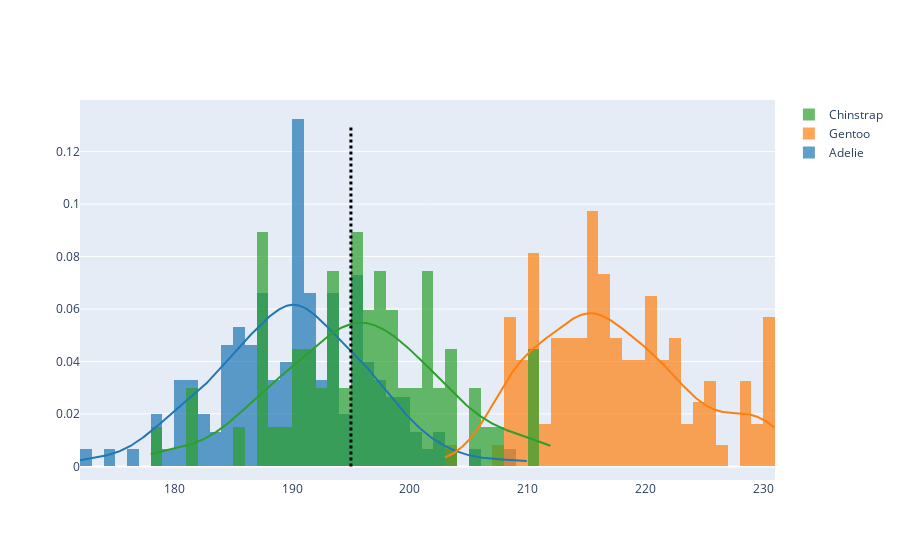

Source (notebook cell):
### Markdown cell above
Using both `bill_length_mm = 50` & `flipper_length_mm = 195`

### Code cell
fig = ff.create_distplot(
    [df.loc[df.species=='Adelie', 'flipper_length_mm'], df.loc[df.species=='Gentoo', 'flipper_length_mm'], df.loc[df.species=='Chinstrap', 'flipper_length_mm']],
    ['Adelie', 'Gentoo', 'Chinstrap'],
    show_rug=False, bin_size=1
)
fig.add_shape(type="line",
    x0=195, y0=0, x1=195, y1=.13,
    line=dict(color="black",width=3, dash="dot")
)
fig

### Figure 1 — Plotly figure (JSON) as saved in the notebook; plotly's stock layout.template omitted (floating-point values rounded to 4 significant figures; data arrays with more than 128 entries replaced by an {"elided": "..."} marker saying what was removed)
{"data": [{"autobinx": false, "histnorm": "probability density", "legendgroup": "Adelie", "marker": {"color": "rgb(31, 119, 180)"}, "name": "Adelie", "opacity": 0.7, "type": "histogram", "x": {"elided": "152 int values"}, "xaxis": "x", "xbins": {"end": 210, "size": 1, "start": 172}, "yaxis": "y"}, {"autobinx": false, "histnorm": "probability density", "legendgroup": "Gentoo", "marker": {"color": "rgb(255, 127, 14)"}, "name": "Gentoo", "opacity": 0.7, "type": "histogram", "x": [211, 230, 210, 218, 215, 210, 211, 219, 209, 215, 214, 216, 214, 213, 210, 217, 210, 221, 209, 222, 218, 215, 213, 215, 215, 215, 216, 215, 210, 220, 222, 209, 207, 230, 220, 220, 213, 219, 208, 208, 208, 225, 210, 216, 222, 217, 210, 225, 213, 215, 210, 220, 210, 225, 217, 220, 208, 220, 208, 224, 208, 221, 214, 231, 219, 230, 214, 229, 220, 223, 216, 221, 221, 217, 216, 230, 209, 220, 215, 223, 212, 221, 212, 224, 212, 228, 218, 218, 212, 230, 218, 228, 212, 224, 214, 226, 216, 222, 203, 225, 219, 228, 215, 228, 216, 215, 210, 219, 208, 209, 216, 229, 213, 230, 217, 230, 217, 222, 214, 216, 215, 222, 212, 213], "xaxis": "x", "xbins": {"end": 231, "size": 1, "start": 203}, "yaxis": "y"}, {"autobinx": false, "histnorm": "probability density", "legendgroup": "Chinstrap", "marker": {"color": "rgb(44, 160, 44)"}, "name": "Chinstrap", "opacity": 0.7, "type": "histogram", "x": [192, 196, 193, 188, 197, 198, 178, 197, 195, 198, 193, 194, 185, 201, 190, 201, 197, 181, 190, 195, 181, 191, 187, 193, 195, 197, 200, 200, 191, 205, 187, 201, 187, 203, 195, 199, 195, 210, 192, 205, 210, 187, 196, 196, 196, 201, 190, 212, 187, 198, 199, 201, 193, 203, 187, 197, 191, 203, 202, 194, 206, 189, 195, 207, 202, 193, 210, 198], "xaxis": "x", "xbins": {"end": 212, "size": 1, "start": 178}, "yaxis": "y"}, {"legendgroup": "Adelie", "marker": {"color": "rgb(31, 119, 180)"}, "mode": "lines", "name": "Adelie", "showlegend": false, "type": "scatter", "x": {"elided": "500 float values"}, "xaxis": "x", "y": {"elided": "500 float values"}, "yaxis": "y"}, {"legendgroup": "Gentoo", "marker": {"color": "rgb(255, 127, 14)"}, "mode": "lines", "name": "Gentoo", "showlegend": false, "type": "scatter", "x": {"elided": "500 float values"}, "xaxis": "x", "y": {"elided": "500 float values"}, "yaxis": "y"}, {"legendgroup": "Chinstrap", "marker": {"color": "rgb(44, 160, 44)"}, "mode": "lines", "name": "Chinstrap", "showlegend": false, "type": "scatter", "x": {"elided": "500 float values"}, "xaxis": "x", "y": {"elided": "500 float values"}, "yaxis": "y"}], "layout": {"barmode": "overlay", "hovermode": "closest", "legend": {"traceorder": "reversed"}, "shapes": [{"line": {"color": "black", "dash": "dot", "width": 3}, "type": "line", "x0": 195, "x1": 195, "y0": 0, "y1": 0.13}], "xaxis": {"anchor": "y2", "domain": [0, 1], "zeroline": false}, "yaxis": {"anchor": "free", "domain": [0, 1], "position": 0}}}
